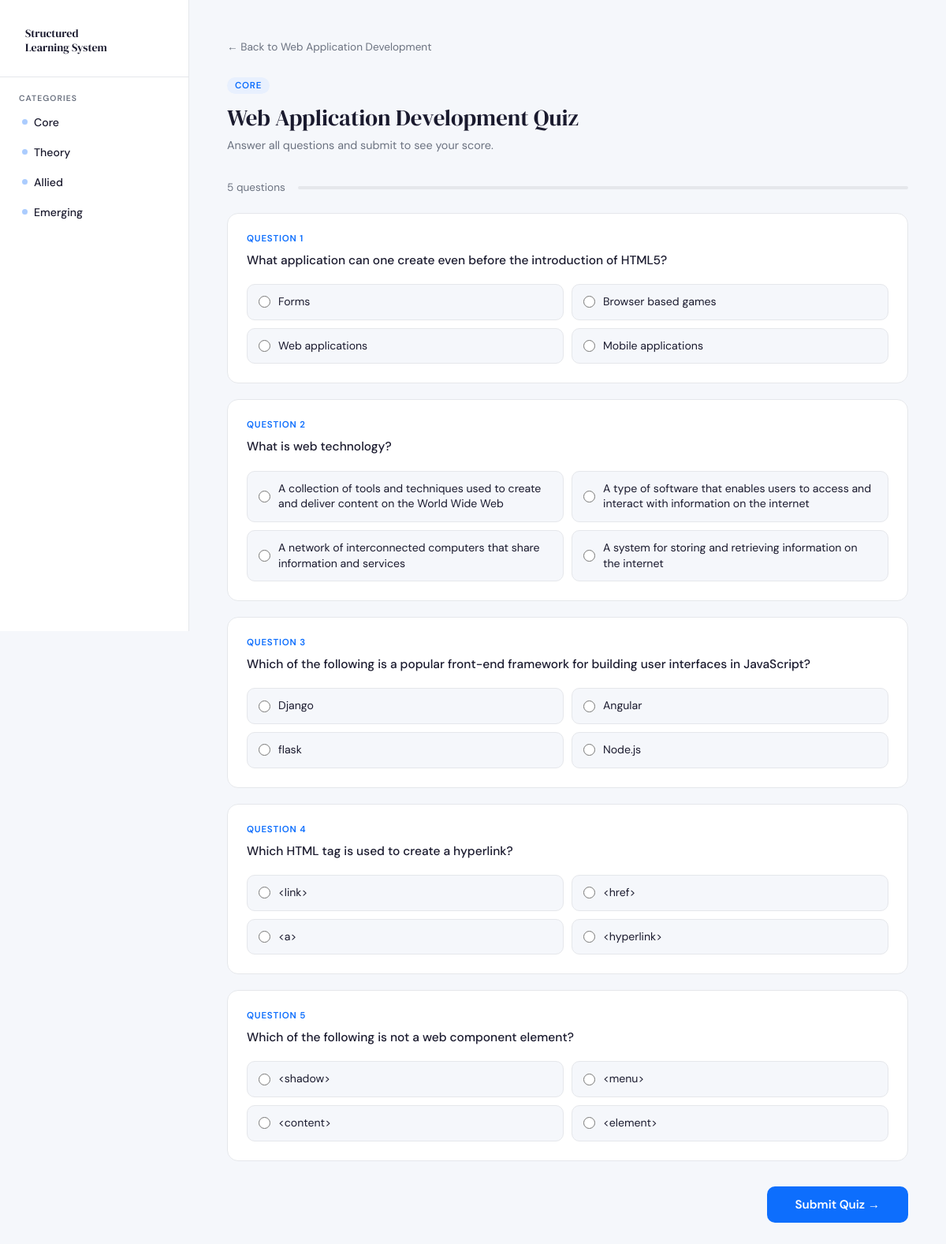
Screenshot of /quiz/2/ with the database file from the repository.
### learning/models.py (models this page shows, shortened)
class Subject(models.Model):
    CATEGORY_CHOICES = [
        ('core', 'Core & Practical'),
        ('theory', 'Theoretical Foundations'),
        ('allied', 'Allied & Supporting'),
        ('emerging', 'Emerging Skills'),
    ]
    name = models.CharField(max_length=200)
    category = models.CharField(max_length=20, choices=CATEGORY_CHOICES)
    description = models.TextField(blank=True)
    youtube_link = models.URLField(blank=True, null=True)
    course_link = models.URLField(blank=True, null=True)
    thumbnail = models.ImageField(upload_to='thumbnails/', blank=True, null=True)

class Quiz(models.Model):
    subject = models.ForeignKey(Subject, on_delete=models.CASCADE)
    question = models.CharField(max_length=5000)
    option1 = models.CharField(max_length=2000)
    option2 = models.CharField(max_length=2000)
    option3 = models.CharField(max_length=2000)
    option4 = models.CharField(max_length=2000)
    correct_answer = models.CharField(max_length=200)

### learning/views.py (the view, shortened to what this page needs)
# urls.py: path('quiz/<int:subject_id>/', views.quiz_view, name='quiz'),
def quiz_view(request, subject_id):
    subject = get_object_or_404(Subject, pk=subject_id)
    quiz    = Quiz.objects.filter(subject=subject)
    quiz_list = list(quiz)
    random.shuffle(quiz_list)
    return render(request, "quiz.html", {
        "quiz":    quiz_list,
        "subject": subject,
        "score":   None,
    })

### learning/templates/quiz.html (shortened to what this page needs)
<!DOCTYPE html>
<html>
<head>
</head>
<body>
<div class="sidebar">
    <div class="sidebar-logo">
        <a href="{% url 'home' %}">Structured<br>Learning System</a>
    </div>
    <div class="sidebar-section">
        <div class="sidebar-label">Categories</div>
        <a href="{% url 'home' %}#core"><span class="sidebar-dot"></span> Core</a>
        <a href="{% url 'home' %}#theory"><span class="sidebar-dot"></span> Theory</a>
        <a href="{% url 'home' %}#allied"><span class="sidebar-dot"></span> Allied</a>
        <a href="{% url 'home' %}#emerging"><span class="sidebar-dot"></span> Emerging</a>
    </div>
</div>
<div class="main-content">
    <a href="{% url 'subject_detail' subject.id %}" class="back-link">
        ← Back to {{ subject.name }}
    </a>
    <div class="quiz-header">
        <div class="subject-tag">{{ subject.category }}</div>
        <h1>{{ subject.name }} Quiz</h1>
        <p>Answer all questions and submit to see your score.</p>
    </div>
    {% if quiz %}
        <div class="quiz-meta">
            <span class="questions-count">{{ quiz|length }} question{{ quiz|length|pluralize }}</span>
            <div class="quiz-progress-bar">
            </div>
        </div>
        <form method="POST" id="quizForm">
            <div class="questions-wrap">
                {% if score is not None %}
                    {% for r in results %}
                    <div class="question-card" style="animation-delay: {{ forloop.counter0 }}00ms">
                        <div class="question-number">Question {{ forloop.counter }}</div>
                        <div class="question-text">{{ r.question }}</div>
                        <div class="options-grid">
                            <label class="option-label {{ r.opt1_class }}">
                                <input type="radio" name="{{ r.id }}" value="{{ r.option1 }}" disabled
                                    {% if r.user == r.option1 %}checked{% endif %}>
                                {{ r.option1 }}
                                {% if r.option1 == r.correct %}<span class="answer-badge">✓ Correct</span>
                                {% elif r.user == r.option1 %}<span class="answer-badge">✗ Wrong</span>{% endif %}
                            </label>
                            <label class="option-label {{ r.opt2_class }}">
                                <input type="radio" name="{{ r.id }}" value="{{ r.option2 }}" disabled
                                    {% if r.user == r.option2 %}checked{% endif %}>
                                {{ r.option2 }}
                                {% if r.option2 == r.correct %}<span class="answer-badge">✓ Correct</span>
                                {% elif r.user == r.option2 %}<span class="answer-badge">✗ Wrong</span>{% endif %}
                            </label>
                            <label class="option-label {{ r.opt3_class }}">
                                <input type="radio" name="{{ r.id }}" value="{{ r.option3 }}" disabled
                                    {% if r.user == r.option3 %}checked{% endif %}>
                                {{ r.option3 }}
                                {% if r.option3 == r.correct %}<span class="answer-badge">✓ Correct</span>
                                {% elif r.user == r.option3 %}<span class="answer-badge">✗ Wrong</span>{% endif %}
                            </label>
                            <label class="option-label {{ r.opt4_class }}">
                                <input type="radio" name="{{ r.id }}" value="{{ r.option4 }}" disabled
                                    {% if r.user == r.option4 %}checked{% endif %}>
                                {{ r.option4 }}
                                {% if r.option4 == r.correct %}<span class="answer-badge">✓ Correct</span>
                                {% elif r.user == r.option4 %}<span class="answer-badge">✗ Wrong</span>{% endif %}
                            </label>
                        </div>
                    </div>
                    {% endfor %}
                {% else %}
                    {% for q in quiz %}
                    <div class="question-card" style="animation-delay: {{ forloop.counter0 }}00ms">
                        <div class="question-number">Question {{ forloop.counter }}</div>
                        <div class="question-text">{{ q.question }}</div>
                        <div class="options-grid">
                            <label class="option-label">
                                <input type="radio" name="{{ q.id }}" value="{{ q.option1 }}">
                                {{ q.option1 }}
                            </label>
                            <label class="option-label">
                                <input type="radio" name="{{ q.id }}" value="{{ q.option2 }}">
                                {{ q.option2 }}
                            </label>
                            <label class="option-label">
                                <input type="radio" name="{{ q.id }}" value="{{ q.option3 }}">
                                {{ q.option3 }}
                            </label>
                            <label class="option-label">
                                <input type="radio" name="{{ q.id }}" value="{{ q.option4 }}">
                                {{ q.option4 }}
                            </label>
                        </div>
                    </div>
                    {% endfor %}
                {% endif %}
            </div>
            {% if score is None %}
            <div class="quiz-footer">
                <button type="submit" class="btn-submit">Submit Quiz →</button>
            </div>
            {% endif %}
        </form>
    {% else %}
        <div class="empty-quiz">
            <div style="font-size:2rem;">📭</div>
            <p>No questions available for this subject yet.</p>
        </div>
    {% endif %}
</div>
</body>
</html>

### learning/templates/quiz.html (style rules this page uses)
*, *::before, *::after { box-sizing: border-box; margin: 0; padding: 0; }
:root { --blue: #0d6efd; --blue-light: #e8f0fe; --blue-dark: #0a58ca; --text: #1a1a2e; --text-muted: #6b7280; --bg: #f5f7fb; --white: #ffffff; --border: #e5e7eb; --success: #10b981; --success-light: #d1fae5; --danger: #ef4444; --danger-light: #fee2e2; --sidebar-width: 240px; }
body { font-family: 'DM Sans', sans-serif; background: var(--bg); color: var(--text); display: flex; min-height: 100vh; }
.sidebar { width: var(--sidebar-width); background: var(--white); border-right: 1px solid var(--border); height: 100vh; position: fixed; top: 0; left: 0; display: flex; flex-direction: column; overflow-y: auto; }
.sidebar-logo { padding: 24px 20px 16px; border-bottom: 1px solid var(--border); }
.sidebar-logo a { font-family: 'DM Serif Display', serif; font-size: 1.1rem; color: var(--blue); line-height: 1.3; display: block; text-decoration: none; }
.sidebar-section { padding: 20px 16px 8px; }
.sidebar-label { font-size: 0.65rem; font-weight: 600; letter-spacing: 0.1em; text-transform: uppercase; color: var(--text-muted); padding: 0 8px; margin-bottom: 6px; }
.sidebar a { display: flex; align-items: center; gap: 8px; text-decoration: none; color: var(--text); padding: 9px 12px; border-radius: 8px; font-size: 0.88rem; font-weight: 500; transition: background 0.15s, color 0.15s; margin-bottom: 2px; }
.sidebar-dot { width: 7px; height: 7px; border-radius: 50%; background: var(--blue); opacity: 0.35; flex-shrink: 0; }
.main-content { margin-left: var(--sidebar-width); flex: 1; min-width: 0; padding: 48px; max-width: calc(100% - var(--sidebar-width)); }
.back-link { display: inline-flex; align-items: center; gap: 6px; font-size: 0.85rem; color: var(--text-muted); text-decoration: none; margin-bottom: 28px; transition: color 0.15s; }
.quiz-header { margin-bottom: 36px; }
.quiz-header .subject-tag { font-size: 0.72rem; font-weight: 600; color: var(--blue); background: var(--blue-light); padding: 3px 10px; border-radius: 99px; text-transform: uppercase; letter-spacing: 0.06em; display: inline-block; margin-bottom: 10px; }
.quiz-header h1 { font-family: 'DM Serif Display', serif; font-size: 1.8rem; font-weight: 400; color: var(--text); margin-bottom: 6px; }
.quiz-header p { color: var(--text-muted); font-size: 0.9rem; }
.quiz-meta { display: flex; align-items: center; justify-content: space-between; margin-bottom: 24px; gap: 16px; }
.questions-count { font-size: 0.85rem; color: var(--text-muted); white-space: nowrap; }
.quiz-progress-bar { flex: 1; height: 4px; background: var(--border); border-radius: 99px; overflow: hidden; }
.questions-wrap { display: flex; flex-direction: column; gap: 20px; }
.question-card { background: var(--white); border: 1px solid var(--border); border-radius: 14px; padding: 24px; animation: fadeUp 0.3s ease both; }
.question-number { font-size: 0.72rem; font-weight: 600; color: var(--blue); text-transform: uppercase; letter-spacing: 0.07em; margin-bottom: 8px; }
.question-text { font-size: 0.97rem; font-weight: 500; line-height: 1.55; margin-bottom: 18px; color: var(--text); }
.options-grid { display: grid; grid-template-columns: 1fr 1fr; gap: 10px; }
.option-label { display: flex; align-items: center; gap: 10px; padding: 12px 14px; border: 1.5px solid var(--border); border-radius: 10px; cursor: pointer; font-size: 0.88rem; transition: all 0.15s; line-height: 1.4; background: var(--bg); user-select: none; }
.option-label input[type="radio"] { accent-color: var(--blue); width: 15px; height: 15px; flex-shrink: 0; }
.quiz-footer { margin-top: 32px; display: flex; justify-content: flex-end; }
.btn-submit { padding: 13px 36px; background: var(--blue); color: white; border: none; border-radius: 10px; font-size: 0.95rem; font-weight: 600; font-family: 'DM Sans', sans-serif; cursor: pointer; transition: background 0.15s, transform 0.1s; }

### rows the page displays
Subject: name "Web Application Development", category "CORE"
Quiz: question "What application can one create even before the introduction of HTML5?", option1 "Forms", option2 "Browser based games", option3 "Web applications", option4 "Mobile applications"
Quiz: question "What is web technology?", option1 "A collection of tools and techniques used to create and deliver content on the World Wide Web", option2 "A type of software that enables users to access and interact with information on the internet", option3 "A network of interconnected computers that share information and services", option4 "A system for storing and retrieving information on the internet"
Quiz: question "Which of the following is a popular front-end framework for building user interfaces in JavaScript?", option1 "Django", option2 "Angular", option3 "flask", option4 "Node.js"
Quiz: question "Which HTML tag is used to create a hyperlink?", option1 "<link>", option2 "<href>", option3 "<a>", option4 "<hyperlink>"
Quiz: question "Which of the following is not a web component element?", option1 "<shadow>", option2 "<menu>", option3 "<content>", option4 "<element>"

### other values shown
{{ quiz|length }} "5"
